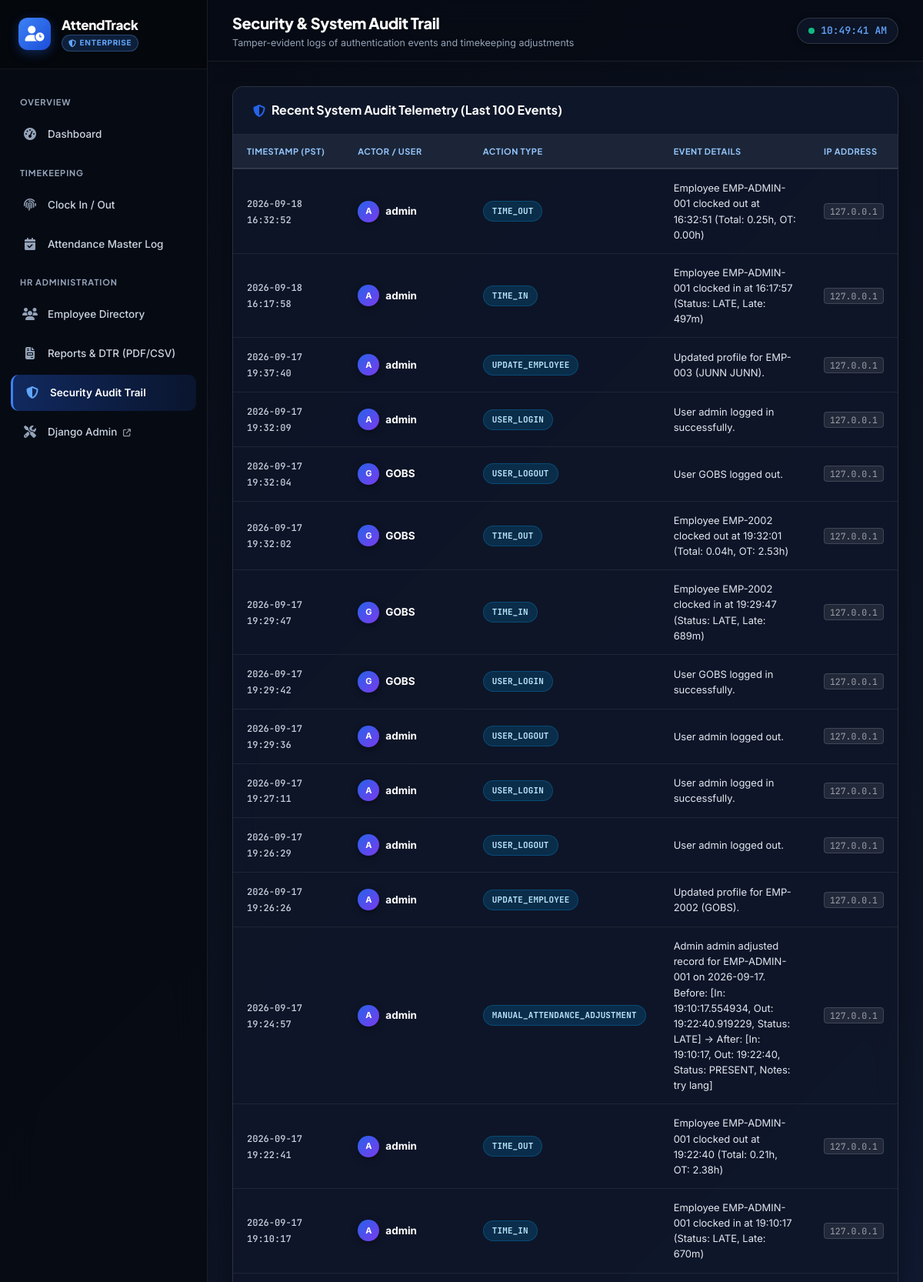
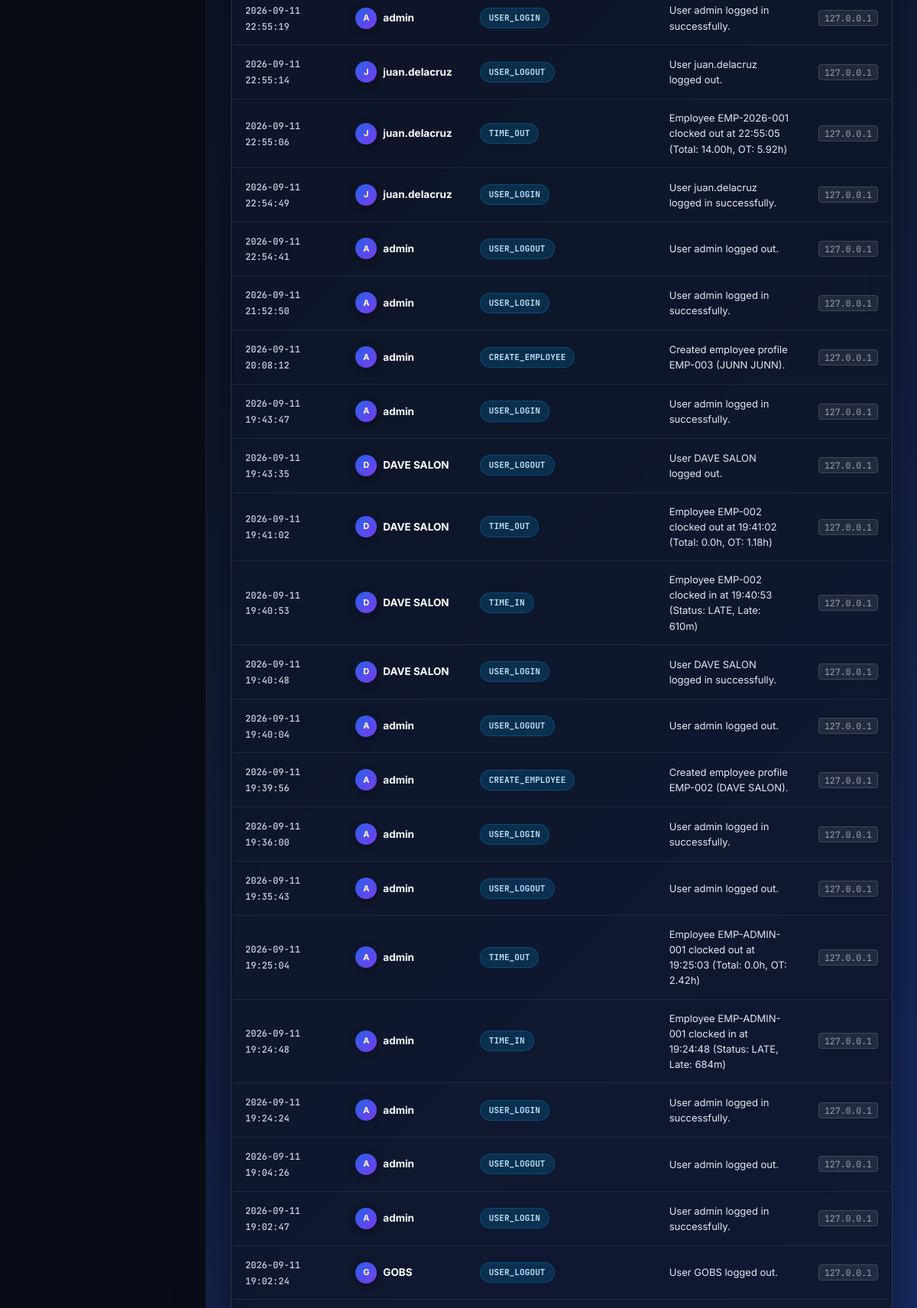
/audit-logs/ (signed in, upper part), run on the app's committed database (2 pictures, top to bottom).
### core/models.py (models this page shows, shortened)
class AuditLog(models.Model):
    user = models.ForeignKey(User, on_delete=models.SET_NULL, null=True, blank=True)
    action = models.CharField(max_length=60)
    details = models.TextField()
    ip_address = models.CharField(max_length=45, blank=True, default='')
    timestamp = models.DateTimeField(auto_now_add=True)
    class Meta:
        ordering = ['-timestamp']

### core/views.py (the view)
# urls.py: path('audit-logs/', views.audit_logs_view, name='audit_logs'),
@login_required
def audit_logs_view(request):
    if not AuthManager.has_admin_access(request):
        return HttpResponseForbidden("Admin access required.")
    logs = AuditLog.objects.select_related('user').all()[:100]
    return render(request, 'dashboard/audit_logs.html', {'logs': logs})

### core/oop_classes/auth_manager.py (called while the page is built)
    @property
    def is_admin(self) -> bool:
        return self.is_staff or self.is_superuser

    @classmethod
    def get_current_user(cls, request) -> User | None:
        if request.user.is_authenticated:
            return User(request.user)
        return None

    @classmethod
    def has_admin_access(cls, request) -> bool:
        user = cls.get_current_user(request)
        return user is not None and user.is_admin

### templates/dashboard/audit_logs.html (shortened to what this page needs)
{% extends 'base.html' %}
{% block page_title %}Security & System Audit Trail{% endblock %}
{% block page_subtitle %}Tamper-evident logs of authentication events and timekeeping adjustments{% endblock %}
{% block content %}
<div class="card">
  <div class="card-header">
    <h3>
      <i class="fa-solid fa-shield-halved" style="color: var(--primary-600);"></i>
      <span>Recent System Audit Telemetry (Last 100 Events)</span>
    </h3>
  </div>
  <div class="table-responsive">
    <table class="data-table">
      <thead>
        <tr>
          <th>Timestamp (PST)</th>
          <th>Actor / User</th>
          <th>Action Type</th>
          <th>Event Details</th>
          <th>IP Address</th>
        </tr>
      </thead>
      <tbody>
        {% for log in logs %}
        <tr>
          <td>
            <span style="font-family: var(--font-mono); font-size: 12px; color: var(--slate-600); font-weight: 500;">
              {{ log.timestamp|date:"Y-m-d H:i:s" }}
            </span>
          </td>
          <td>
            {% if log.user %}
              <div style="display: flex; align-items: center; gap: 8px;">
                <div class="user-avatar" style="width: 28px; height: 28px; font-size: 11px;">
                  {{ log.user.username|slice:":1"|upper }}
                </div>
                <b style="color: var(--slate-900);">{{ log.user.username }}</b>
              </div>
            {% else %}
              <span style="color: var(--slate-400); font-style: italic;">System / Automated</span>
            {% endif %}
          </td>
          <td>
            <span class="badge badge-info" style="font-family: var(--font-mono); font-size: 11px; font-weight: 700;">
              {{ log.action }}
            </span>
          </td>
          <td style="font-size: 13px; color: var(--slate-700); max-width: 420px;">
            {{ log.details }}
          </td>
          <td>
            <span style="font-family: var(--font-mono); font-size: 11.5px; color: var(--slate-500); background: var(--slate-100); padding: 2px 7px; border-radius: 4px; border: 1px solid var(--border-default);">
              {{ log.ip_address|default:"127.0.0.1" }}
            </span>
          </td>
        </tr>
        {% endfor %}
      </tbody>
    </table>
  </div>
</div>
{% endblock %}

### static/css/style.css (style rules this page uses)
:root { --slate-50: rgba(255, 255, 255, 0.04); --slate-100: rgba(255, 255, 255, 0.08); --slate-200: rgba(255, 255, 255, 0.14); --slate-300: #cbd5e1; --slate-400: #94a3b8; --slate-500: #a1a1aa; --slate-600: #cbd5e1; --slate-700: #e2e8f0; --slate-800: #f1f5f9; --slate-900: #ffffff; --slate-950: #ffffff; --primary-50: rgba(37, 99, 235, 0.15); --primary-100: rgba(37, 99, 235, 0.25); --primary-200: rgba(59, 130, 246, 0.35); --primary-300: #93c5fd; --primary-400: #60a5fa; --primary-500: #3b82f6; --primary-600: #2563eb; --primary-700: #1d4ed8; --primary-800: #93c5fd; --primary-900: #bfdbfe; --primary-glow: rgba(37, 99, 235, 0.35); --success-50: rgba(16, 185, 129, 0.15); --success-500: #10b981; --success-600: #34d399; --success-700: #6ee7b7; --success-glow: rgba(16, 185, 129, 0.3); --warning-50: rgba(245, 158, 11, 0.15); --warning-500: #f59e0b; --warning-600: #fbbf24; --warning-700: #fde68a; --danger-50: rgba(239, 68, 68, 0.15); --danger-500: #ef4444; --danger-600: #f87171; --danger-700: #fca5a5; --danger-glow: rgba(239, 68, 68, 0.3); --info-50: rgba(2, 132, 199, 0.15); --info-500: #0284c7; --info-600: #38bdf8; --bg-body: #090d16; --bg-card: rgba(15, 23, 42, 0.84); --bg-sidebar: #070b14; --border-subtle: rgba(255, 255, 255, 0.08); --border-default: rgba(255, 255, 255, 0.14); --border-focus: #3b82f6; --font-heading: 'Plus Jakarta Sans', -apple-system, BlinkMacSystemFont, sans-serif; --font-body: 'Inter', -apple-system, BlinkMacSystemFont, sans-serif; --font-mono: 'JetBrains Mono', monospace; --shadow-xs: 0 1px 2px 0 rgba(0, 0, 0, 0.3); --shadow-sm: 0 2px 4px 0 rgba(0, 0, 0, 0.35); --shadow-md: 0 6px 12px -2px rgba(0, 0, 0, 0.4); --shadow-lg: 0 14px 24px -4px rgba(0, 0, 0, 0.45); --shadow-xl: 0 24px 38px -6px rgba(0, 0, 0, 0.55); --sidebar-width: 270px; --topbar-height: 70px; --radius-sm: 6px; --radius-md: 10px; --radius-lg: 14px; --radius-xl: 20px; }
*, *::before, *::after { box-sizing: border-box; margin: 0; padding: 0; }
html { font-size: 15px; -webkit-text-size-adjust: 100%; scroll-behavior: smooth; background-color: var(--bg-body); }
body { font-family: var(--font-body); background-color: #090d16; background: linear-gradient(135deg, rgba(7, 11, 20, 0.90) 0%, rgba(15, 23, 42, 0.86) 45%, rgba(30, 58, 138, 0.82) 100%), url('https://images.unsplash.com/photo-1497366216548-37526070297c?auto=format&fit=crop&w=1920&q=80') center center / cover no-repeat fixed; color: var(--slate-800); line-height: 1.55; min-height: 100vh; -webkit-font-smoothing: antialiased; -moz-osx-font-smoothing: grayscale; }
.user-avatar { width: 40px; height: 40px; border-radius: 50%; background: linear-gradient(135deg, #2563eb, #7c3aed); color: white; display: flex; align-items: center; justify-content: center; font-weight: 700; font-size: 14px; box-shadow: 0 2px 10px rgba(0, 0, 0, 0.4); position: relative; flex-shrink: 0; }
.card { background: rgba(15, 23, 42, 0.82); backdrop-filter: blur(16px); -webkit-backdrop-filter: blur(16px); border-radius: var(--radius-lg); border: 1px solid rgba(255, 255, 255, 0.12); box-shadow: 0 12px 36px rgba(0, 0, 0, 0.35); margin-bottom: 28px; overflow: hidden; transition: border-color 0.2s ease; color: var(--slate-800); }
.card-header { padding: 18px 26px; border-bottom: 1px solid rgba(255, 255, 255, 0.08); display: flex; align-items: center; justify-content: space-between; background: rgba(15, 23, 42, 0.92); }
.card-header h3 { font-family: var(--font-heading); font-size: 16px; font-weight: 700; color: #ffffff; display: flex; align-items: center; gap: 8px; }
.table-responsive { overflow-x: auto; width: 100%; }
.data-table { width: 100%; border-collapse: collapse; text-align: left; font-size: 13.5px; }
.data-table th { background: rgba(30, 41, 59, 0.85); color: #93c5fd; font-weight: 700; font-family: var(--font-heading); padding: 13px 18px; border-bottom: 2px solid rgba(255, 255, 255, 0.12); text-transform: uppercase; font-size: 11px; letter-spacing: 0.05em; white-space: nowrap; }
.data-table td { padding: 14px 18px; border-bottom: 1px solid rgba(255, 255, 255, 0.07); color: #f1f5f9; vertical-align: middle; }
.data-table tbody tr { transition: background-color 0.15s ease; }
.badge { display: inline-flex; align-items: center; gap: 6px; padding: 4px 11px; border-radius: 9999px; font-size: 11.5px; font-weight: 600; font-family: var(--font-heading); text-transform: capitalize; letter-spacing: 0.01em; }
.badge-info { background: rgba(2, 132, 199, 0.22); color: #bae6fd; border: 1px solid rgba(2, 132, 199, 0.35); }

### data on the page
AuditLog: timestamp "2026-09-18 16:32:52", user.username "A", user.username "admin", action "TIME_OUT", details "Employee EMP-ADMIN-001 clocked out at 16:32:51 (Total: 0.25h, OT: 0.00h)", ip_address "127.0.0.1"
AuditLog: timestamp "2026-09-18 16:17:58", user.username "A", user.username "admin", action "TIME_IN", details "Employee EMP-ADMIN-001 clocked in at 16:17:57 (Status: LATE, Late: 497m)", ip_address "127.0.0.1"
AuditLog: timestamp "2026-09-17 19:37:40", user.username "A", user.username "admin", action "UPDATE_EMPLOYEE", details "Updated profile for EMP-003 (JUNN JUNN).", ip_address "127.0.0.1"
AuditLog: timestamp "2026-09-17 19:32:09", user.username "A", user.username "admin", action "USER_LOGIN", details "User admin logged in successfully.", ip_address "127.0.0.1"
AuditLog: timestamp "2026-09-17 19:32:04", user.username "G", user.username "GOBS", action "USER_LOGOUT", details "User GOBS logged out.", ip_address "127.0.0.1"
AuditLog: timestamp "2026-09-17 19:32:02", user.username "G", user.username "GOBS", action "TIME_OUT", details "Employee EMP-2002 clocked out at 19:32:01 (Total: 0.04h, OT: 2.53h)", ip_address "127.0.0.1"
AuditLog: timestamp "2026-09-17 19:29:47", user.username "G", user.username "GOBS", action "TIME_IN", details "Employee EMP-2002 clocked in at 19:29:47 (Status: LATE, Late: 689m)", ip_address "127.0.0.1"
AuditLog: timestamp "2026-09-17 19:29:42", user.username "G", user.username "GOBS", action "USER_LOGIN", details "User GOBS logged in successfully.", ip_address "127.0.0.1"
AuditLog: timestamp "2026-09-17 19:29:36", user.username "A", user.username "admin", action "USER_LOGOUT", details "User admin logged out.", ip_address "127.0.0.1"
AuditLog: timestamp "2026-09-17 19:27:11", user.username "A", user.username "admin", action "USER_LOGIN", details "User admin logged in successfully.", ip_address "127.0.0.1"
AuditLog: timestamp "2026-09-17 19:26:29", user.username "A", user.username "admin", action "USER_LOGOUT", details "User admin logged out.", ip_address "127.0.0.1"
AuditLog: timestamp "2026-09-17 19:26:26", user.username "A", user.username "admin", action "UPDATE_EMPLOYEE", details "Updated profile for EMP-2002 (GOBS).", ip_address "127.0.0.1"
AuditLog: timestamp "2026-09-17 19:24:57", user.username "A", user.username "admin", action "MANUAL_ATTENDANCE_ADJUSTMENT", details "Admin admin adjusted record for EMP-ADMIN-001 on 2026-09-17. Before: [In: 19:10:17.554934, Out: 19:22:40.919229, Status: LATE] -> After: [In: 19:10:17, Out: 19:22:40, Status: PRESENT, Notes: try lang]", ip_address "127.0.0.1"
AuditLog: timestamp "2026-09-17 19:22:41", user.username "A", user.username "admin", action "TIME_OUT", details "Employee EMP-ADMIN-001 clocked out at 19:22:40 (Total: 0.21h, OT: 2.38h)", ip_address "127.0.0.1"
AuditLog: timestamp "2026-09-17 19:10:17", user.username "A", user.username "admin", action "TIME_IN", details "Employee EMP-ADMIN-001 clocked in at 19:10:17 (Status: LATE, Late: 670m)", ip_address "127.0.0.1"
AuditLog: timestamp "2026-09-11 22:55:19", user.username "A", user.username "admin", action "USER_LOGIN", details "User admin logged in successfully.", ip_address "127.0.0.1"
AuditLog: timestamp "2026-09-11 22:55:14", user.username "J", user.username "juan.delacruz", action "USER_LOGOUT", details "User juan.delacruz logged out.", ip_address "127.0.0.1"
AuditLog: timestamp "2026-09-11 22:55:06", user.username "J", user.username "juan.delacruz", action "TIME_OUT", details "Employee EMP-2026-001 clocked out at 22:55:05 (Total: 14.00h, OT: 5.92h)", ip_address "127.0.0.1"
AuditLog: timestamp "2026-09-11 22:54:49", user.username "J", user.username "juan.delacruz", action "USER_LOGIN", details "User juan.delacruz logged in successfully.", ip_address "127.0.0.1"
AuditLog: timestamp "2026-09-11 22:54:41", user.username "A", user.username "admin", action "USER_LOGOUT", details "User admin logged out.", ip_address "127.0.0.1"
AuditLog: timestamp "2026-09-11 21:52:50", user.username "A", user.username "admin", action "USER_LOGIN", details "User admin logged in successfully.", ip_address "127.0.0.1"
AuditLog: timestamp "2026-09-11 20:08:12", user.username "A", user.username "admin", action "CREATE_EMPLOYEE", details "Created employee profile EMP-003 (JUNN JUNN).", ip_address "127.0.0.1"
AuditLog: timestamp "2026-09-11 19:43:47", user.username "A", user.username "admin", action "USER_LOGIN", details "User admin logged in successfully.", ip_address "127.0.0.1"
AuditLog: timestamp "2026-09-11 19:43:35", user.username "D", user.username "DAVE SALON", action "USER_LOGOUT", details "User DAVE SALON logged out.", ip_address "127.0.0.1"
AuditLog: timestamp "2026-09-11 19:41:02", user.username "D", user.username "DAVE SALON", action "TIME_OUT", details "Employee EMP-002 clocked out at 19:41:02 (Total: 0.0h, OT: 1.18h)", ip_address "127.0.0.1"
AuditLog: timestamp "2026-09-11 19:40:53", user.username "D", user.username "DAVE SALON", action "TIME_IN", details "Employee EMP-002 clocked in at 19:40:53 (Status: LATE, Late: 610m)", ip_address "127.0.0.1"
AuditLog: timestamp "2026-09-11 19:40:48", user.username "D", user.username "DAVE SALON", action "USER_LOGIN", details "User DAVE SALON logged in successfully.", ip_address "127.0.0.1"
AuditLog: timestamp "2026-09-11 19:40:04", user.username "A", user.username "admin", action "USER_LOGOUT", details "User admin logged out.", ip_address "127.0.0.1"
AuditLog: timestamp "2026-09-11 19:39:56", user.username "A", user.username "admin", action "CREATE_EMPLOYEE", details "Created employee profile EMP-002 (DAVE SALON).", ip_address "127.0.0.1"
AuditLog: timestamp "2026-09-11 19:36:00", user.username "A", user.username "admin", action "USER_LOGIN", details "User admin logged in successfully.", ip_address "127.0.0.1"
AuditLog: timestamp "2026-09-11 19:35:43", user.username "A", user.username "admin", action "USER_LOGOUT", details "User admin logged out.", ip_address "127.0.0.1"
AuditLog: timestamp "2026-09-11 19:25:04", user.username "A", user.username "admin", action "TIME_OUT", details "Employee EMP-ADMIN-001 clocked out at 19:25:03 (Total: 0.0h, OT: 2.42h)", ip_address "127.0.0.1"
AuditLog: timestamp "2026-09-11 19:24:48", user.username "A", user.username "admin", action "TIME_IN", details "Employee EMP-ADMIN-001 clocked in at 19:24:48 (Status: LATE, Late: 684m)", ip_address "127.0.0.1"
AuditLog: timestamp "2026-09-11 19:24:24", user.username "A", user.username "admin", action "USER_LOGIN", details "User admin logged in successfully.", ip_address "127.0.0.1"
AuditLog: timestamp "2026-09-11 19:04:26", user.username "A", user.username "admin", action "USER_LOGOUT", details "User admin logged out.", ip_address "127.0.0.1"
AuditLog: timestamp "2026-09-11 19:02:47", user.username "A", user.username "admin", action "USER_LOGIN", details "User admin logged in successfully.", ip_address "127.0.0.1"
AuditLog: timestamp "2026-09-11 19:02:24", user.username "G", user.username "GOBS", action "USER_LOGOUT", details "User GOBS logged out.", ip_address "127.0.0.1"
